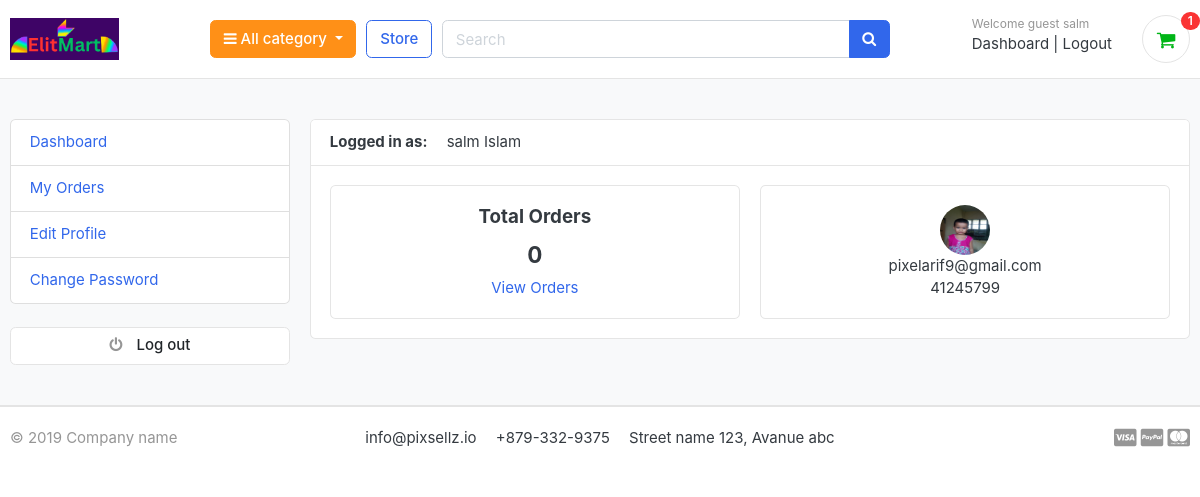
/accounts/dashboard/ (signed in), run on the app's committed database.
### accounts/models.py (models this page shows, shortened)
class Account(AbstractBaseUser):
    first_name      = models.CharField(max_length=50)
    last_name       = models.CharField(max_length=50)
    username        = models.CharField(max_length=50, unique=True)
    email           = models.EmailField(max_length=100, unique=True)
    phone_number    = models.CharField(max_length=50)
    date_joined     = models.DateTimeField(auto_now_add=True)
    last_login      = models.DateTimeField(auto_now=True)
    is_admin        = models.BooleanField(default=False)
    is_staff        = models.BooleanField(default=False)
    is_active        = models.BooleanField(default=False)
    is_superadmin        = models.BooleanField(default=False)
    USERNAME_FIELD = 'email'
    REQUIRED_FIELDS = ['username', 'first_name', 'last_name']
    objects = MyAccountManager()
    def full_name(self):
        return f'{self.first_name} {self.last_name}'

class UserProfile(models.Model):
    user = models.OneToOneField(Account, on_delete=models.CASCADE)
    address_line_1 = models.CharField(blank=True, max_length=100)
    address_line_2 = models.CharField(blank=True, max_length=100)
    profile_picture = models.ImageField(blank=True, upload_to='photos/userprofile')
    city = models.CharField(blank=True, max_length=20)
    state = models.CharField(blank=True, max_length=20)
    country = models.CharField(blank=True, max_length=20)

### accounts/views.py (the view)
# urls.py: path('dashboard/', views.dashboard, name='dashboard'),
@login_required(login_url = 'login')
def dashboard(request):
    orders = Order.objects.order_by('-created_at').filter(user_id=request.user.id, is_ordered=True)
    orders_count = orders.count()
    try:
        userprofile = UserProfile.objects.get(user=request.user)
    except ObjectDoesNotExist:
        userprofile = UserProfile.objects.create(user=request.user)
    context = {
        'orders_count': orders_count,
        'userprofile': userprofile,
    }
    return render(request, 'accounts/dashboard.html', context)

### cart/context_processors.py (called while the page is built)
def counter(request):
    cart_count = 0
    if 'admin' in request.path:
        return {}
    else:
        try:
            cart = Cart.objects.filter(cart_id = _cart_id(request))
            if request.user.is_authenticated:
                cart_items = CartItem.objects.all().filter(user=request.user)
            else:
                cart_items = CartItem.objects.all().filter(cart=cart[:1])
            for cart_item in cart_items:
                cart_count += cart_item.quantity
        except Cart.DoesNotExist:
            cart_count = 0
    return dict(cart_count = cart_count)

### cart/views.py (called while the page is built)
def _cart_id(request): # private function use at _ at start of function
    cart = request.session.session_key
    if not cart:
        cart = request.session.session_key
    return cart

### category/context_processors.py (called while the page is built)
def menu_links(request):
    links = Category.objects.all()
    return dict(links=links)

### category/models.py (called while the page is built)
    def get_url(self):
        return reverse('products_by_category', args=[self.slug])

### accounts/templates/accounts/dashboard.html (shortened to what this page needs)
{% extends 'base.html' %}
{% block content %}
<section class="section-conten padding-y bg">
<div class="container">
	<div class="row">
	{% include 'accounts/dashboard_sidebar.html' %}
	<main class="col-md-9">
		<article class="card">
		<header class="card-header">
			<strong class="d-inline-block mr-3">Logged in as:</strong>
			<span>{{user.full_name}}</span>
		</header>
		<div class="card-body">
			<div class="row">
			<div class="col-md-6">
				<div class="card" style="text-align:center;">
					<div class="card-body">
						<h5 class="card-title">Total Orders</h5>
						<h4>{{orders_count}}</h4>
						<a href="{% url 'my_orders' %}">View Orders</a>
					</div>
				</div>
			</div>
			<div class="col-md-6">
				<div class="card" style="text-align:center;">
					<div class="card-body">
						{% if userprofile.profile_picture %}
							<img src="{{userprofile.profile_picture.url}}" alt="User Profile Picture" width="50" height="50" style="border-radius:50%;">
						{% endif %}
						<p class="mb-0">{{user.email}}</p>
						<p>{{user.phone_number}}</p>
					</div>
				</div>
			</div>
			</div>
		</div>
		</article>
	</main>
</div>
</div>
</section>
{% endblock %}

### templates/includes/navbar.html (shortened to what this page needs)
{% load static %}
<header class="section-header">
    <section class="header-main border-bottom">
        <div class="container">
    <div class="row align-items-center">
        <div class="col-lg-2 col-md-3 col-6">
            <a href="{% url 'store' %}" class="brand-wrap">
                <img class="logo" src="{% static 'images/logo.png' %}">
            </a>
        </div>
        <div class="col-lg col-sm col-md col-6 flex-grow-0">
            <div class="category-wrap dropdown d-inline-block float-right">
                <button type="button" class="btn btn-warning dropdown-toggle" data-toggle="dropdown">
                    <i class="fa fa-bars"></i> All category
                </button>
            </div>
        </div>
        <a href="{% url 'store' %}" class="btn btn-outline-primary">Store</a>
        <div class="col-lg  col-md-6 col-sm-12 col">
            <form action="{% url 'search' %}" class="search" method="GET">
                <div class="input-group w-100">
                    <input type="text" class="form-control" style="width:60%;" placeholder="Search" name="keyword">
                    <div class="input-group-append">
                      <button class="btn btn-primary" type="submit">
                        <i class="fa fa-search"></i>
                      </button>
                    </div>
                </div>
            </form>
        </div>
        <div class="col-lg-3 col-sm-6 col-8 order-2 order-lg-3">
                    <div class="d-flex justify-content-end mb-3 mb-lg-0">
                        {% if user.id is NOne %}
                        <div class="widget-header">
                            <small class="title text-muted">Welcome guest!</small>
                            <div>
                                <a href="{% url 'login' %}">Login</a>
                                <span class="dark-transp"> | </span>
                                <a href="{% url 'register' %}"> Register</a>
                            </div>
                        </div>
                        {% else %}
                        <div class="widget-header">
                            <small class="title text-muted">Welcome guest {{user.first_name}}</small>
                            <div>
                                <a href="{% url 'dashboard' %}">Dashboard</a>
                                <span class="dark-transp"> | </span>
                                <a href="{% url 'logout' %}">Logout</a>
                            </div>
                        </div>
                        {% endif %}
                        <a href="{% url 'store' %}" class="widget-header pl-3 ml-3">
                            <div class="icon icon-sm rounded-circle border"><i class="fa fa-shopping-cart text-success"></i></div>
                            <span class="badge badge-pill badge-danger notify">{{cart_count}}</span>
                        </a>
                    </div>
                </div>
    </div>
        </div>
    </section>
    </header>
</head>

### static/css/ui.css (style rules this page uses)
html { font-family: "Inter", sans-serif; font-size: 15px; }
.icon-xs, .icon-sm, .icon-md, .icon-lg { display: inline-block; text-align: center; flex-shrink: 0; flex-grow: 0; }
.icon-sm { width: 48px; height: 48px; line-height: 48px !important; font-size: 20px; }
.padding-y { padding-top: 40px; padding-bottom: 40px; }
article:after, .form-group:after { display: block; clear: both; content: ""; }
.bg { background-color: #f8f9fa; }
p:last-child { margin-bottom: 0; }
.header-main { position: relative; padding-top: 1rem; padding-bottom: 1rem; }
.brand-wrap .logo, .navbar-brand .logo { margin-right: 7px; max-height: 42px; display: inline-block; }
.widget-header { display: inline-block; vertical-align: middle; position: relative; }
.widget-header a { color: #343a40; }
.widget-header i { color: #969696; }
.widget-header .title { display: block; }
.widget-header .notify { position: absolute; top: -3px; right: -10px; }
.notify { position: absolute; top: -4px; right: -10px; display: inline-block; padding: 0.25em 0.6em; font-size: 12px; line-height: 1; text-align: center; border-radius: 3rem; color: #fff; background-color: #fa3434; }

### data on the page
Account: first_name "salm", full_name "salm Islam", email "pixelarif9@gmail.com", phone_number "41245799"
UserProfile: profile_picture (picture)

### other printed values
{{ cart_count }} "1"
{{ orders_count }} "0"
